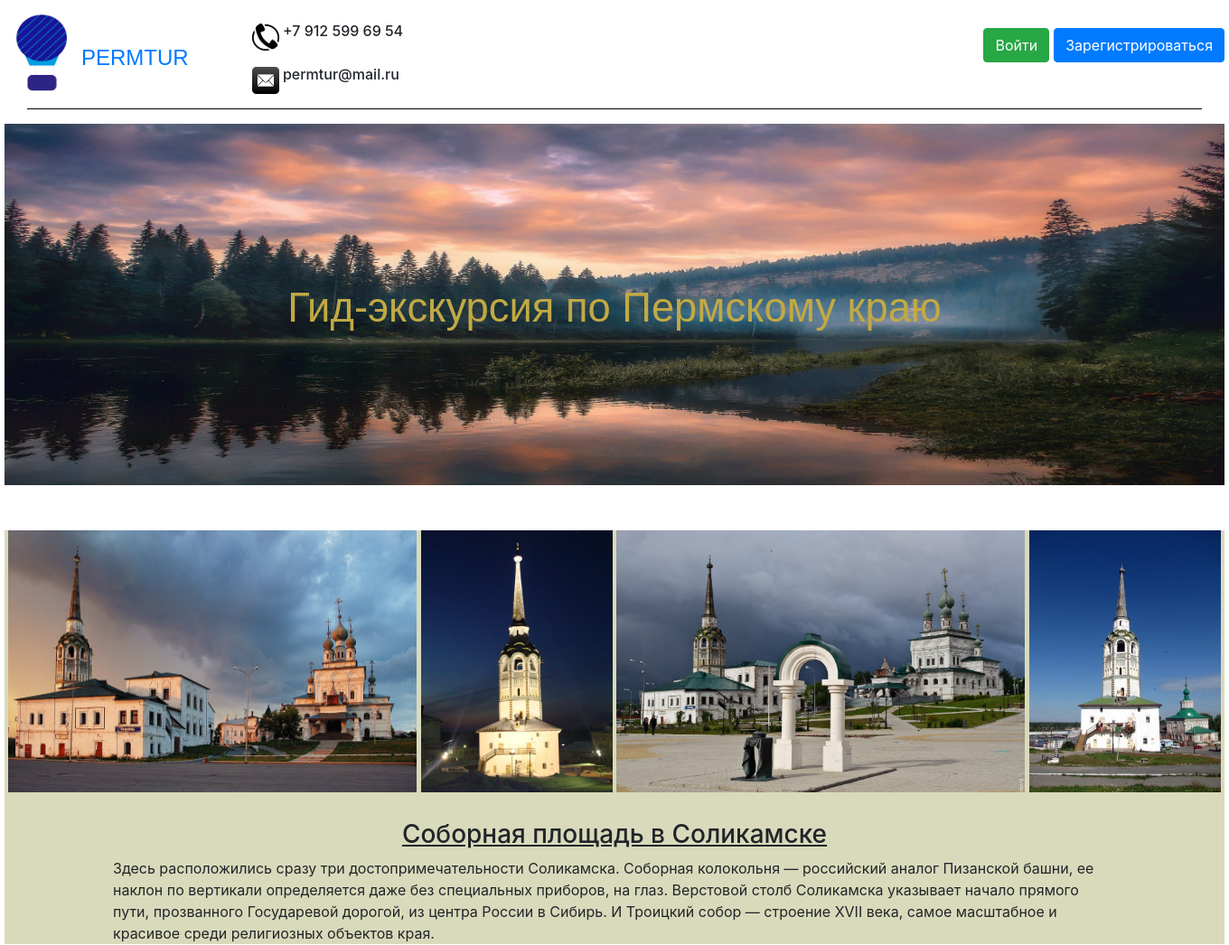
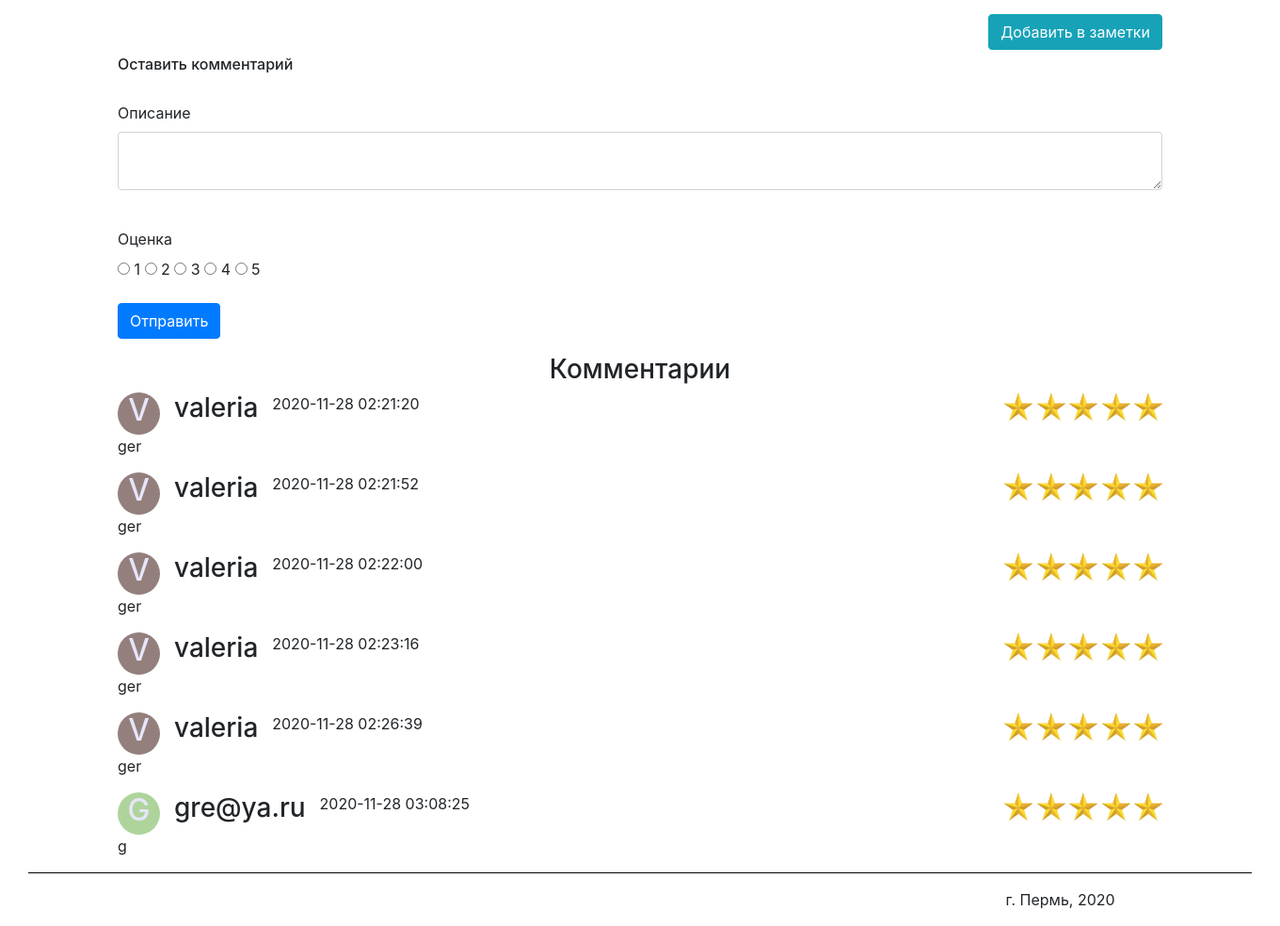
The page /Cathedral_square on the database its author committed (2 pictures, top to bottom).
### data/comments.py (models this page shows)
class Comment(SqlAlchemyBase):
    __tablename__ = 'comment'
    id = sqlalchemy.Column(sqlalchemy.Integer,
                           primary_key=True, autoincrement=True)
    description = sqlalchemy.Column(sqlalchemy.String)
    sight = sqlalchemy.Column(sqlalchemy.String)
    nickname = sqlalchemy.Column(sqlalchemy.String)
    email = sqlalchemy.Column(sqlalchemy.String)
    mark = sqlalchemy.Column(sqlalchemy.Integer)
    datetime = sqlalchemy.Column(sqlalchemy.String)

### main.py (the view, shortened to what this page needs)
    @app.route('/<sight>', methods=['GET', 'POST'])
    def sights(sight):
        sights = {"Ancient_volcano": "Древний вулкан",
                  "Basegi_Nature_Reserve": "Заповедник Басеги",
                  "Blue_lakes": "Голубые озёра", "Cathedral_square": "Соборная площадь",
                  "Perm_36": "Пермь-36", "Usva_pillars": "Устьвинские столбы",
                  "Vakutin_stone": "Вакутин камень",
                  "Vishera_nature_reserve": "Вишерский заповедник"}
        sights2 = ["Ancient_volcano", "Basegi_Nature_Reserve", "Blue_lakes", "Cathedral_square",
                  "Perm_36", "Usva_pillars", "Vakutin_stone", "Vishera_nature_reserve"]
        form = CommentForm()
        if sight in sights2:
            return render_template(sight + ".html",
                                   sight=sight, title=sights[sight],
                                   Comment=Comment, session=session, form=form, User=User)
        else:
            return render_template("add_post_page.html", title=sight, Post=Post, form=form,
                                   sight=sight, session=session, Comment=Comment, User=User)

### data/comment_form.py
class CommentForm(FlaskForm):
    description = TextAreaField('Описание')
    mark = RadioField('Оценка', choices=[('one_point', '1'), ('two_points', '2'),
                                         ('three_points', '3'), ('four_points', '4'),
                                         ('five_points', '5')], validators=[DataRequired()])
    submit = SubmitField('Отправить')

### templates/Cathedral_square.html
{% extends "header_footer.html" %}
{% block content %}
    <div style="text-align: center; margin-top: 50px;">
        <figure class="sight_caption_redirect">
            <img src="static/images/sights/Соборная площадь.jpg" class="sight1_redirect">
            <img src="static/images/sights/Соборная площадь2.jpg" class="sight2_redirect">
            <img src="static/images/sights/Соборная площадь3.jpg" class="sight1_redirect">
            <img src="static/images/sights/Соборная площадь4.jpg" class="sight2_redirect">
                <h3 style="margin-top: 30px;"><u>Соборная площадь в Соликамске</u></h3>
                <main role="main" class="container">
                    <p style="text-align: left;">Здесь расположились сразу три достопримечательности Соликамска.
                    Соборная колокольня — российский аналог Пизанской башни, ее наклон
                    по вертикали определяется даже без специальных приборов, на глаз.
                    Верстовой столб Соликамска указывает начало прямого пути,
                    прозванного Государевой дорогой, из центра России в Сибирь. И
                    Троицкий собор — строение XVII века, самое масштабное и красивое
                    среди религиозных объектов края.</p>
                    {% set note_href = "/add_note/" + "Cathedral_square" %}
                    <a style=" float: right;" class="btn btn-info" href="{{ note_href }}">Добавить в заметки</a>
                </main>
        </figure>
    </div>
    {% include "comment.html" %}
{% endblock %}

### templates/header_footer.html (shortened to what this page needs)
<!DOCTYPE html>
<html lang="en">
<head>
    <link rel="stylesheet"
          href="https://stackpath.bootstrapcdn.com/bootstrap/4.4.1/css/bootstrap.min.css"
>
    <link href="/static/css/style.css" rel="stylesheet" type="text/css">
</head>
<body style="width: 1350px; margin: 0 auto;">
    <header style="width: 1350px; margin: 0 auto;">
        {% if current_user.is_authenticated %}
            <div style="margin: 15px 0px 0px 0px; float: right;">
                <div style="background: {{ current_user.avatar_color }};" class="circle">
                    <h2 style="text-align: center; color: #E6E6FA;"> {{ current_user.nickname[0].upper() }} </h2>
                </div>
                <a class="cent" style="width: 80px; font-size:30px;">{{ current_user.nickname }}</a>
                <a class="btn btn-danger" href="/logout">Выйти</a>
                <a class="btn btn-info" href="/cabinet">Личный кабинет</a>
            </div>
        {% else %}
            <p>
                <div>
                    <a style="margin: 15px 0px 0px 0px; float: right;" class="btn btn-primary" href="/register">Зарегистрироваться</a>
                    <a style="margin: 15px 5px 0px 0px; float: right;" class="btn btn-success" href="/login">Войти</a>
                </div>
            </p>
        {% endif %}
        <div>
            <div>
                <img style="float: left;" src="/static/images/logo.png" width="85" height="85" alt="Логотип">
                <a style="margin:30px 0px 0px 0px; float: left;" href="/"><font size="5pt" face="Arial">PERMTUR</font></a>
                <h6>
                    <img style="margin:10px 0px 0px 70px;" src="/static/images/telephone.jpg" width="30" height="30" alt="Телефон">
                    +7 912 599 69 54</h6>
                <h6>
                    <img style="margin:10px 0px 0px 70px;" src="/static/images/mail.jpg" width="30" height="30" alt="Почта">
                    permtur@mail.ru
                </h6>
            </div>
            <hr align="center" width="1300" size="5" color="black" />
        </div>
    </header>
    <div class="img_cont">
        <img src="/static/images/main.jpg" alt="main" class="main_image">
        <p>Гид-экскурсия по Пермскому краю</p>
    </div>
    {% block content %}
    {% endblock %}
    <footer style="clear: both;">
        <hr align="center" width="1300" size="5" color="black" />
        <main role="main" class="container">
            <p style="margin-left: 85%;">г. Пермь, 2020</p>
        </main>
    </footer>
</body>
</html>

### templates/comment.html (shortened to what this page needs)
<div>
    <main role="main" class="container">
        <h6 style="margin-bottom: 30px; margin-top: 60px;">Оставить комментарий</h6>
        <form action="" method="post">
            <p>
                {{ form.description.label }}<br>
                {{ form.description(class="form-control", type="description") }}<br>
            </p>
            <p>
                 {{ form.mark.label }}<br>
                 {% for mark in form.mark %}
                     {{ mark }}
                     {{ mark.label }}
                 {% endfor %}
             </p>
            <p>{{ form.submit(type="submit", class="btn btn-primary") }}</p>
        </form>
        <h3 style="text-align: center;">Комментарии</h3>
        {% set comment = session.query(Comment) %}
        {% set user = session.query(User) %}
        {% for i in range(session.query(Comment).count()) %}
            {% if comment[i].sight == sight %}
                <div>
                    {% for j in range(session.query(User).count()) %}
                        {% if comment[i].nickname == user[j].nickname %}
                            <div style="margin-right: 15px; background: {{ user[j].avatar_color }};" class="circle">
                                <h2 style="text-align: center; color: #E6E6FA;"> {{ comment[i].nickname[0].upper() }} </h2>
                            </div>
                        {% endif %}
                    {% endfor %}
                    <h3 style="float: left;">{{ comment[i].nickname }} &#160;</h3>
                    <p style="float: left;">{{ comment[i].datetime }}</p>
                    {% set points = {"one_point": 1, "two_points": 2, "three_points": 3,
                        "four_points":4, "five_points": 5} %}
                        <div style="float: right;">
                        {% for i in range(points[comment[i].mark]) %}
                            <img style="width: 30px; height: 30px;" src="/static/images/star.jpg">
                        {% endfor %}
                        </div>
                    <p style="clear: both;">{{ comment[i].description }}</p>
                </div>
            {% endif %}
        {% endfor %}
    </main>
</div>

### static/css/style.css (style rules this page uses)
.main_image { width: 1350px; height: 400px; display: block; margin: 0 auto; }
.img_cont { font-family: Arial; color: #C1A944; font-size: 34pt; vertical-align:middle; text-align:center; width: 1350px; height: 400px; position: relative; display: block; margin: 0 auto; padding-top:170px; }
.img_cont img { position:absolute; z-index:-1; left:0; top:0; }
.sight1_redirect { width: 452px; height: 290px; }
.sight2_redirect { width: 212px; height: 290px; }
.sight_caption_redirect { background: #d9dabb; display: block; margin: 0 0px 0px 0; text-align: center; }
.circle { float: left; width: 45px; height: 45px; -webkit-border-radius: 25px; -moz-border-radius: 25px; border-radius: 25px; }

### rows shown on the page
Comment: nickname "V", nickname "valeria", datetime "2020-11-28 02:21:20", sight "Cathedral_square" (drawn), description "ger"
Comment: nickname "V", nickname "valeria", datetime "2020-11-28 02:21:52", sight "Cathedral_square" (drawn), description "ger"
Comment: nickname "V", nickname "valeria", datetime "2020-11-28 02:22:00", sight "Cathedral_square" (drawn), description "ger"
Comment: nickname "V", nickname "valeria", datetime "2020-11-28 02:23:16", sight "Cathedral_square" (drawn), description "ger"
Comment: nickname "V", nickname "valeria", datetime "2020-11-28 02:26:39", sight "Cathedral_square" (drawn), description "ger"
Comment: nickname "G", nickname "gre@ya.ru", datetime "2020-11-28 03:08:25", sight "Cathedral_square" (drawn), description "g"

### other values the page prints
{{ mark.label }} "1" "2" "3" "4" "5"
